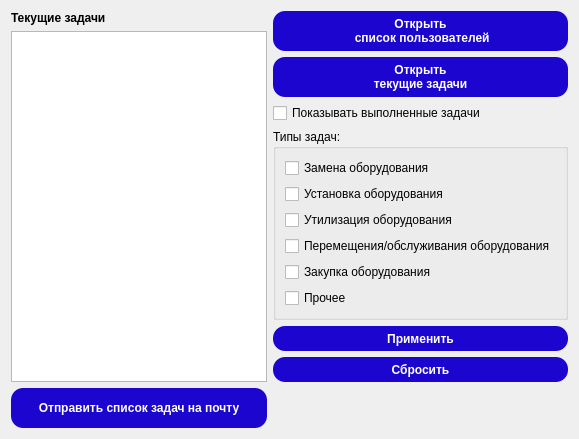
      <widget class="QWidget" name="page_9">
       <layout class="QGridLayout" name="gridLayout_6">
        <item row="0" column="0">
         <layout class="QVBoxLayout" name="verticalLayout_15">
          <item>
           <widget class="QLabel" name="TabelNameLabel_3">
            <property name="font">
             <font>
              <weight>75</weight>
              <bold>true</bold>
             </font>
            </property>
            <property name="text">
             <string>Текущие задачи</string>
            </property>
           </widget>
          </item>
          <item>
           <widget class="QTableWidget" name="ViewTable_3">
            <attribute name="horizontalHeaderStretchLastSection">
             <bool>true</bool>
            </attribute>
           </widget>
          </item>
         </layout>
        </item>
        <item row="0" column="1">
         <layout class="QVBoxLayout" name="verticalLayout_12">
          <item>
           <widget class="QPushButton" name="OpenUsersBtn_3">
            <property name="styleSheet">
             <string notr="true">QPushButton {
	background-color: #1c05cf;
	color: #ffffff;
	border-radius: 12px;
	width: 150px;
	height: 40px;
	font-weight: bold
}

QPushButton:pressed {
	background-color: #130390;
	color: #ffffff;
	border-radius: 12px;
	width: 150px;
	height: 50px;
}</string>
            </property>
            <property name="text">
             <string>Открыть
 список пользователей</string>
            </property>
           </widget>
          </item>
          <item>
           <widget class="QPushButton" name="OpenTasksBtn_3">
            <property name="styleSheet">
             <string notr="true">QPushButton {
	background-color: #1c05cf;
	color: #ffffff;
	border-radius: 12px;
	width: 150px;
	height: 40px;
	font-weight: bold
}

QPushButton:pressed {
	background-color: #130390;
	color: #ffffff;
	border-radius: 12px;
	width: 150px;
	height: 50px;
}</string>
            </property>
            <property name="text">
             <string>Открыть
текущие задачи</string>
            </property>
           </widget>
          </item>
          <item>
           <widget class="QCheckBox" name="IsFihishedCB_3">
            <property name="text">
             <string>Показывать выполненные задачи</string>
            </property>
           </widget>
          </item>
          <item>
           <widget class="QGroupBox" name="TaskTypeGB_3">
            <property name="title">
             <string>Типы задач:</string>
            </property>
            <layout class="QVBoxLayout" name="verticalLayout_13">
             <item>
              <layout class="QVBoxLayout" name="verticalLayout_14">
               <item>
                <widget class="QCheckBox" name="ChangeCB_3">
                 <property name="text">
                  <string>Замена оборудования</string>
                 </property>
                </widget>
               </item>
               <item>
                <widget class="QCheckBox" name="InstallationCB_3">
                 <property name="text">
                  <string>Установка оборудования</string>
                 </property>
                </widget>
               </item>
               <item>
                <widget class="QCheckBox" name="UtilizationCB_3">
                 <property name="text">
                  <string>Утилизация оборудования</string>
                 </property>
                </widget>
               </item>
               <item>
                <widget class="QCheckBox" name="MovingCB_3">
                 <property name="text">
                  <string>Перемещения/обслуживания оборудования</string>
                 </property>
                </widget>
               </item>
               <item>
                <widget class="QCheckBox" name="PurchaseCB_3">
                 <property name="text">
                  <string>Закупка оборудования</string>
                 </property>
                </widget>
               </item>
               <item>
                <widget class="QCheckBox" name="OtherCB_3">
                 <property name="text">
                  <string>Прочее</string>
                 </property>
                </widget>
               </item>
              </layout>
             </item>
            </layout>
           </widget>
          </item>
          <item>
           <widget class="QPushButton" name="ApplyBtn_3">
            <property name="styleSheet">
             <string notr="true">QPushButton {
	background-color: #1c05cf;
	color: #ffffff;
	border-radius: 12px;
	width: 150px;
	height: 25px;
	font-weight: bold
}

QPushButton:pressed {
	background-color: #130390;
	color: #ffffff;
	border-radius: 12px;
	width: 150px;
	height: 25px;
}</string>
            </property>
            <property name="text">
             <string>Применить</string>
            </property>
           </widget>
          </item>
          <item>
           <widget class="QPushButton" name="RestartBtn_3">
            <property name="styleSheet">
             <string notr="true">QPushButton {
	background-color: #1c05cf;
	color: #ffffff;
	border-radius: 12px;
	width: 150px;
	height: 25px;
	font-weight: bold
}

QPushButton:pressed {
	background-color: #130390;
	color: #ffffff;
	border-radius: 12px;
	width: 150px;
	height: 25px;
}</string>
            </property>
            <property name="text">
             <string>Сбросить</string>
            </property>
           </widget>
          </item>
         </layout>
        </item>
        <item row="1" column="0">
         <widget class="QPushButton" name="SendEmailBtn">
          <property name="styleSheet">
           <string notr="true">QPushButton {
	background-color: #1c05cf;
	color: #ffffff;
	border-radius: 12px;
	width: 150px;
	height: 40px;
	font-weight: bold
}

QPushButton:pressed {
	background-color: #130390;
	color: #ffffff;
	border-radius: 12px;
	width: 150px;
	height: 50px;
}</string>
          </property>
          <property name="text">
           <string>Отправить список задач на почту</string>
          </property>
         </widget>
        </item>
       </layout>
      </widget>
